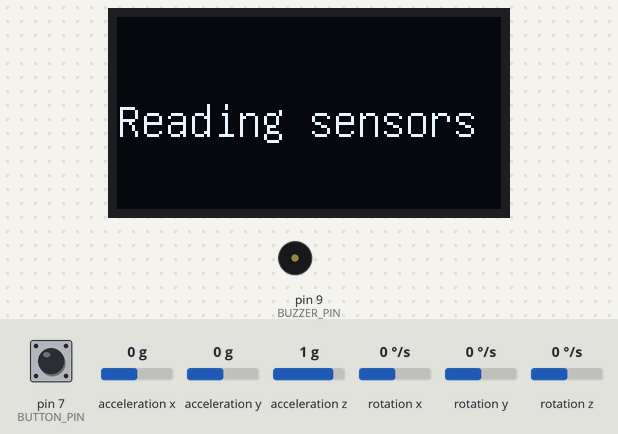
Bench run of a sketch on a simulated Arduino Uno, built with avr-gcc and run on an emulated ATmega328P. Parts: 128×64 one-colour display, buzzer (waves = sounding). The test bench sets the inputs (shaded band); at power-on: pin 7 (BUTTON_PIN) LOW, acceleration x 0 g, acceleration y 0 g, acceleration z 1 g, rotation x 0 °/s, rotation y 0 °/s, rotation z 0 °/s. The local clock reads 2024-03-15 10:24:30 at power-on unless the sketch sets it; storage starts empty; what the sketch prints to the serial monitor is not drawn.

Above: at 1.2 s.
At 9.0 s:
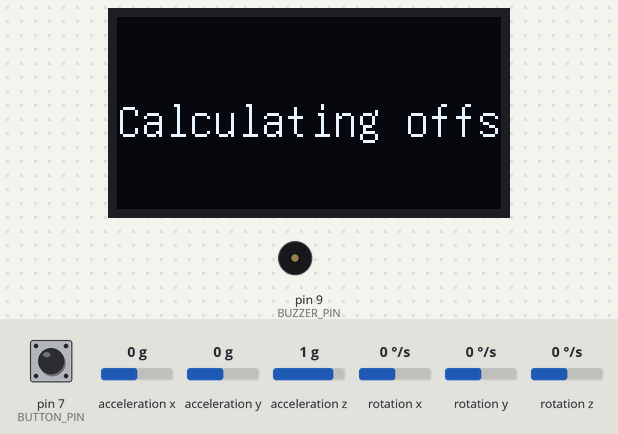
At 17.6 s:
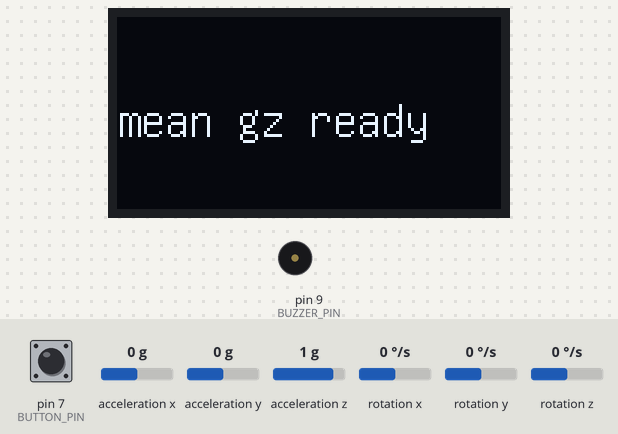
At 26.4 s:
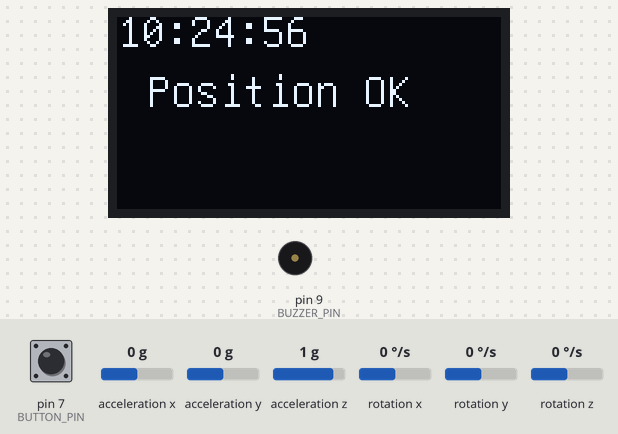
Timing chart, 0 to 27.9 s (numbered marks = the images above):
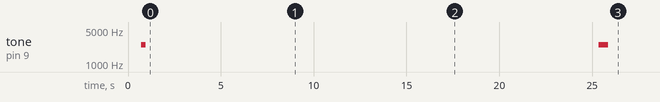

Measured:
- what the display in image 0 shows lasts 7.9 s, from 1.1 s to 9.0 s
- what the display in image 1 shows lasts 7.8 s, from 9.0 s to 16.8 s

The sketch:

motiondetector.ino
```cpp
#include "I2Cdev.h"
#include "MPU6050_6Axis_MotionApps20.h"
#include "DS3231.h"
#include "SPI.h"
#include "SD.h"
#include "U8glib.h"

// Arduino Wire library is required if I2Cdev I2CDEV_ARDUINO_WIRE implementation
// is used in I2Cdev.h
#if I2CDEV_IMPLEMENTATION == I2CDEV_ARDUINO_WIRE
#include "Wire.h"
#endif

#define BUTTON_PIN 7
#define BUZZER_PIN 9 // use pin 9 on Arduino Uno for buzzer
#define CS_PIN 4     // use pin 12 as CS pin for SDCard

int pauseTimeSeconds = 5;
int maxDeviation = 10; // when deviation bigger then X sound alarm
bool isAlarmOn = false;

MPU6050 mpu(0x69); // AD0 high = 0x69, AD0 low = 0x68
DS3231 rtc(SDA, SCL);
File logFile;
U8GLIB_SSD1306_128X64 screen(U8G_I2C_OPT_NO_ACK);

//Change this 3 variables if you want to fine tune MPU precision
int buffersize = 1000; //Amount of readings used to average, make it higher to get more precision but sketch will be slower  (default:1000)
int acel_deadzone = 8; //Acelerometer error allowed, make it lower to get more precision, but sketch may not converge  (default:8)
int giro_deadzone = 1; //Giro error allowed, make it lower to get more precision, but sketch may not converge  (default:1)

int16_t ax, ay, az, gx, gy, gz;

int mean_ax, mean_ay, mean_az, mean_gx, mean_gy, mean_gz, state = 0;
int ax_offset, ay_offset, az_offset, gx_offset, gy_offset, gz_offset;

// Use the following global variables and access functions to help store the overall
// rotation angle of the sensor
unsigned long last_read_time;
float last_x_angle; // These are the filtered angles
float last_y_angle;
float last_z_angle;
float last_gyro_x_angle; // Store the gyro angles to compare drift
float last_gyro_y_angle;
float last_gyro_z_angle;

void set_last_read_angle_data(unsigned long time, float x, float y, float z, float x_gyro, float y_gyro, float z_gyro)
{
    if (isnan(x) || isnan(y) || isnan(z) || isnan(x_gyro) || isnan(y_gyro) || isnan(z_gyro))
        return;

    last_read_time = time;
    last_x_angle = x;
    last_y_angle = y;
    last_z_angle = z;
    last_gyro_x_angle = x_gyro;
    last_gyro_y_angle = y_gyro;
    last_gyro_z_angle = z_gyro;
}

void setup()
{

    // NOTE: 8MHz or slower host processors, like the Teensy @ 3.3v or Ardunio
    // Pro Mini running at 3.3v, cannot handle this baud rate reliably due to
    // the baud timing being too misaligned with processor ticks. You must use
    // 38400 or slower in these cases, or use some kind of external separate
    // crystal solution for the UART timer.
     Serial.begin(115200);

// join I2C bus (I2Cdev library doesn't do this automatically)
#if I2CDEV_IMPLEMENTATION == I2CDEV_ARDUINO_WIRE
    Wire.begin();
    // Wire.setClock(400000); // 400kHz I2C clock. Comment this line if having compilation difficulties
#elif I2CDEV_IMPLEMENTATION == I2CDEV_BUILTIN_FASTWIRE
    Fastwire::setup(400, true);
#endif

    rtc.begin();
    // wait for Leonardo enumeration, others continue immediately
    while (!Serial)
    {
    }

    setupScreen();
    setupSDCard();
    setupMPU6050();

    pinMode(BUZZER_PIN, OUTPUT);
    pinMode(BUTTON_PIN, INPUT);
}

void setupScreen()
{
    screen.setFont(u8g_font_unifont);
    screen.setColorIndex(1); // Instructs the display to draw with a pixel on.
}

void setupSDCard()
{
    if (SD.begin(CS_PIN))
    {
        PrintToScreen(F("SD card is ready"));
    }
    else
    {
        PrintToScreen(F("Unable to connect SD card"));
    }
}

void PrintToScreen(const __FlashStringHelper *s)
{
    screen.firstPage();
    do
    {
        screen.drawStr(0, 40, s);
    } while (screen.nextPage());
    Serial.println(s);
}

void writeToLog(String datePart, String timePart, float x, float y, float z)
{
    logFile = SD.open("log.txt", FILE_WRITE);
    if (logFile)
    {
        logFile.print(datePart);
        logFile.print(" ");
        logFile.print(timePart);
        logFile.print(",");
        logFile.print(x);
        logFile.print(",");
        logFile.print(y);
        logFile.print(",");
        logFile.println(z);
        logFile.close();
    }
    // if the file didn't open, print an error:
    else
    {
        Serial.println("Error opening log.txt");
    }
}

/**
 * Gyroscope setup
 * */
void setupMPU6050()
{
    // initialize device
    PrintToScreen(F("Initializing I2C"));
    mpu.initialize();

    PrintToScreen(F("Testing connections"));
    mpu.testConnection()
        ? PrintToScreen(F("MPU connected"))
        : PrintToScreen(F("MPU6050 connection failed"));

    setGyroscopeOffset();
}

void playSound(int period)
{
    tone(BUZZER_PIN, 2500); // Send 1KHz sound signal...
    delay(period);          // ...for period in ms
    noTone(BUZZER_PIN);     // Stop sound...
}

void alarm(bool raise)
{
    isAlarmOn = raise;
    if (raise)
    {
        tone(BUZZER_PIN, 2500);
    }
    else
    {
        noTone(BUZZER_PIN);
    }
}

void setGyroscopeOffset()
{
    playSound(250);
    // reset offsets
    mpu.setXAccelOffset(0);
    mpu.setYAccelOffset(0);
    mpu.setZAccelOffset(0);
    mpu.setXGyroOffset(0);
    mpu.setYGyroOffset(0);
    mpu.setZGyroOffset(0);

    PrintToScreen(F("Reading sensors"));
    meansensors();

    PrintToScreen(F("Calculating offsets..."));
    calibration();
    meansensors();

    PrintToScreen(F("Offsets calculated"));
    mpu.setXAccelOffset(ax_offset);
    mpu.setYAccelOffset(ay_offset);
    mpu.setZAccelOffset(az_offset);
    mpu.setXGyroOffset(gx_offset);
    mpu.setYGyroOffset(gy_offset);
    mpu.setZGyroOffset(gz_offset);

    playSound(500);
}

void meansensors()
{
    long i = 0, buff_ax = 0, buff_ay = 0, buff_az = 0, buff_gx = 0, buff_gy = 0, buff_gz = 0;

    while (i < (buffersize + 101))
    {
        // read raw accel/gyro measurements from device
        mpu.getMotion6(&ax, &ay, &az, &gx, &gy, &gz);

        if (i > 100 && i <= (buffersize + 100))
        { //First 100 measures are discarded
            buff_ax = buff_ax + ax;
            buff_ay = buff_ay + ay;
            buff_az = buff_az + az;
            buff_gx = buff_gx + gx;
            buff_gy = buff_gy + gy;
            buff_gz = buff_gz + gz;
        }
        if (i == (buffersize + 100))
        {
            mean_ax = buff_ax / buffersize;
            mean_ay = buff_ay / buffersize;
            mean_az = buff_az / buffersize;
            mean_gx = buff_gx / buffersize;
            mean_gy = buff_gy / buffersize;
            mean_gz = buff_gz / buffersize;
        }
        i++;
        delay(3); //Needed so we don't get repeated measures
    }
}

/**
 * Calibrates gyroscope offset
 * */
void calibration()
{
    ax_offset = -mean_ax / 8;
    ay_offset = -mean_ay / 8;
    az_offset = (16384 - mean_az) / 8;

    gx_offset = -mean_gx / 4;
    gy_offset = -mean_gy / 4;
    gz_offset = -mean_gz / 4;

    int ready = 0;
    bool meanAxReady = false;
    bool meanAyReady = false;
    bool meanAzReady = false;
    bool meanGxReady = false;
    bool meanGyReady = false;
    bool meanGzReady = false;

    while (ready < 6)
    {
        mpu.setXAccelOffset(ax_offset);
        mpu.setYAccelOffset(ay_offset);
        mpu.setZAccelOffset(az_offset);

        mpu.setXGyroOffset(gx_offset);
        mpu.setYGyroOffset(gy_offset);
        mpu.setZGyroOffset(gz_offset);

        meansensors();

        if (abs(mean_ax) <= acel_deadzone)
        {
            if (!meanAxReady)
            {
                PrintToScreen(F("mean ax ready"));
                meanAxReady = true;
                ready++;
            }
        }
        else
        {
            ax_offset = ax_offset - mean_ax / acel_deadzone;
        }

        if (abs(mean_ay) <= acel_deadzone)
        {
            if (!meanAyReady)
            {
                PrintToScreen(F("mean ay ready"));
                meanAyReady = true;
                ready++;
            }
        }
        else
        {
            ay_offset = ay_offset - mean_ay / acel_deadzone;
        }

        if (abs(16384 - mean_az) <= acel_deadzone)
        {
            if (!meanAzReady)
            {
                PrintToScreen(F("mean az ready"));
                meanAzReady = true;
                ready++;
            }
        }
        else
        {
            az_offset = az_offset + (16384 - mean_az) / acel_deadzone;
        }

        if (abs(mean_gx) <= giro_deadzone)
        {
            if (!meanGxReady)
            {
                PrintToScreen(F("mean gx ready"));
                meanGxReady = true;
                ready++;
            }
        }
        else
        {
            gx_offset = gx_offset - mean_gx / (giro_deadzone + 1);
        }

        if (abs(mean_gy) <= giro_deadzone)
        {
            if (!meanGyReady)
            {
                PrintToScreen(F("mean gy ready"));
                meanGyReady = true;
                ready++;
            }
        }
        else
        {
            gy_offset = gy_offset - mean_gy / (giro_deadzone + 1);
        }

        if (abs(mean_gz) <= giro_deadzone)
        {
            if (!meanGzReady)
            {
                PrintToScreen(F("mean gz ready"));
                meanGzReady = true;
                ready++;
            }
        }
        else
        {
            gz_offset = gz_offset - mean_gz / (giro_deadzone + 1);
        }
    }
}

void pauseIfButtonIsPressed()
{
    if (digitalRead(BUTTON_PIN) == HIGH)
    {
        bool wasAlarmOn = isAlarmOn;
        if (isAlarmOn)
        {
            alarm(false);
        }

        logFile = SD.open("log.txt", FILE_WRITE);
        logFile.println(F("pause"));
        PrintToScreen(F("PAUSED"));
        delay(pauseTimeSeconds * 1000);
        if (wasAlarmOn)
        {
            alarm(true);
        }
    }
}

//char str_x[20];

void loop()
{
    pauseIfButtonIsPressed();

    double dT;

    // Read the raw values.
    mpu.getMotion6(&ax, &ay, &az, &gx, &gy, &gz);

    // Get the time of reading for rotation computations
    unsigned long t_now = millis();

    // Convert gyro values to degrees/sec
    float FS_SEL = 131;
    float gyro_x = gx / FS_SEL;
    float gyro_y = gy / FS_SEL;
    float gyro_z = gz / FS_SEL;

    // Get angle values from accelerometer
    float RADIANS_TO_DEGREES = 180 / 3.14159;
    float accel_angle_y = atan(-1 * ax / sqrt(pow(ay, 2) + pow(az, 2))) * RADIANS_TO_DEGREES;
    float accel_angle_x = atan(ay / sqrt(pow(ax, 2) + pow(az, 2))) * RADIANS_TO_DEGREES;
    float accel_angle_z = 0;

    // Compute the (filtered) gyro angles
    float dt = (t_now - last_read_time) / 1000.0;
    float gyro_angle_x = gyro_x * dt + last_x_angle;
    float gyro_angle_y = gyro_y * dt + last_y_angle;
    float gyro_angle_z = gyro_z * dt + last_z_angle;

    // Compute the drifting gyro angles
    float unfiltered_gyro_angle_x = gyro_x * dt + last_gyro_x_angle;
    float unfiltered_gyro_angle_y = gyro_y * dt + last_gyro_y_angle;
    float unfiltered_gyro_angle_z = gyro_z * dt + last_gyro_z_angle;

    // Apply the complementary filter to figure out the change in angle - choice of alpha is
    // estimated now.  Alpha depends on the sampling rate...
    float alpha = 0.96;
    float angle_x = alpha * gyro_angle_x + (1.0 - alpha) * accel_angle_x;
    float angle_y = alpha * gyro_angle_y + (1.0 - alpha) * accel_angle_y;
    float angle_z = gyro_angle_z; //Accelerometer doesn't give z-angle

    // Update the saved data with the latest values
    set_last_read_angle_data(t_now, angle_x, angle_y, angle_z, unfiltered_gyro_angle_x, unfiltered_gyro_angle_y, unfiltered_gyro_angle_z);

    writeToLog(rtc.getDateStr(), rtc.getTimeStr(), angle_x, angle_y, angle_z);

    if ((abs(angle_x) > maxDeviation || abs(angle_y) > maxDeviation))
    {
        screen.firstPage();
        do
        {
            screen.drawStr(0, 10, rtc.getTimeStr());
            screen.drawStr(10, 30, F("ERROR"));
        } while (screen.nextPage());
        if (!isAlarmOn)
        {
            alarm(true);
        }
    }
    else
    {
        screen.firstPage();
        do
        {
            screen.drawStr(0, 10, rtc.getTimeStr());
            screen.drawStr(10, 30, F("Position OK"));
        } while (screen.nextPage());

        if (isAlarmOn)
        {
            alarm(false);
        }
    }

    // Delay so we don't swamp the serial port
    delay(20);
}
```
